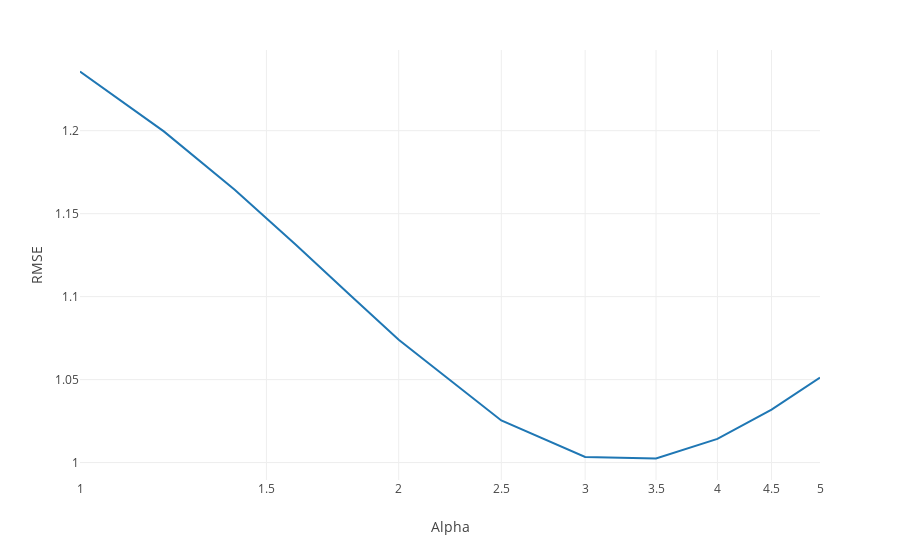

Write notebook code for a chart like this one.
### Code cell
trace0 = go.Scatter(
    x=[1, 1.2, 1.4, 1.6, 1.8, 2, 2.5, 3, 3.5, 4, 4.5, 5],
    y=rmse_history,
    mode='lines')

layout = go.Layout(
    xaxis=dict(title='Alpha',
              type='log'),
    yaxis=dict(title='RMSE'),
    hovermode='closest',
    margin=dict(t=50)
)

data=[trace0]

fig = go.Figure(data, layout)
plotly.offline.iplot(fig, filename='rmse-alpha.html')

### Figure 1 — Plotly figure (JSON) as saved in the notebook; plotly's stock layout.template omitted (floating-point values rounded to 4 significant figures)
{"data": [{"mode": "lines", "type": "scatter", "uid": "55729f1c-a97e-11e8-af98-28c63f3df6d4", "x": [1, 1.2, 1.4, 1.6, 1.8, 2, 2.5, 3, 3.5, 4, 4.5, 5], "y": [1.236, 1.2, 1.164, 1.131, 1.101, 1.074, 1.025, 1.003, 1.002, 1.014, 1.032, 1.051]}], "layout": {"hovermode": "closest", "margin": {"t": 50}, "xaxis": {"title": "Alpha", "type": "log"}, "yaxis": {"title": "RMSE"}}}
